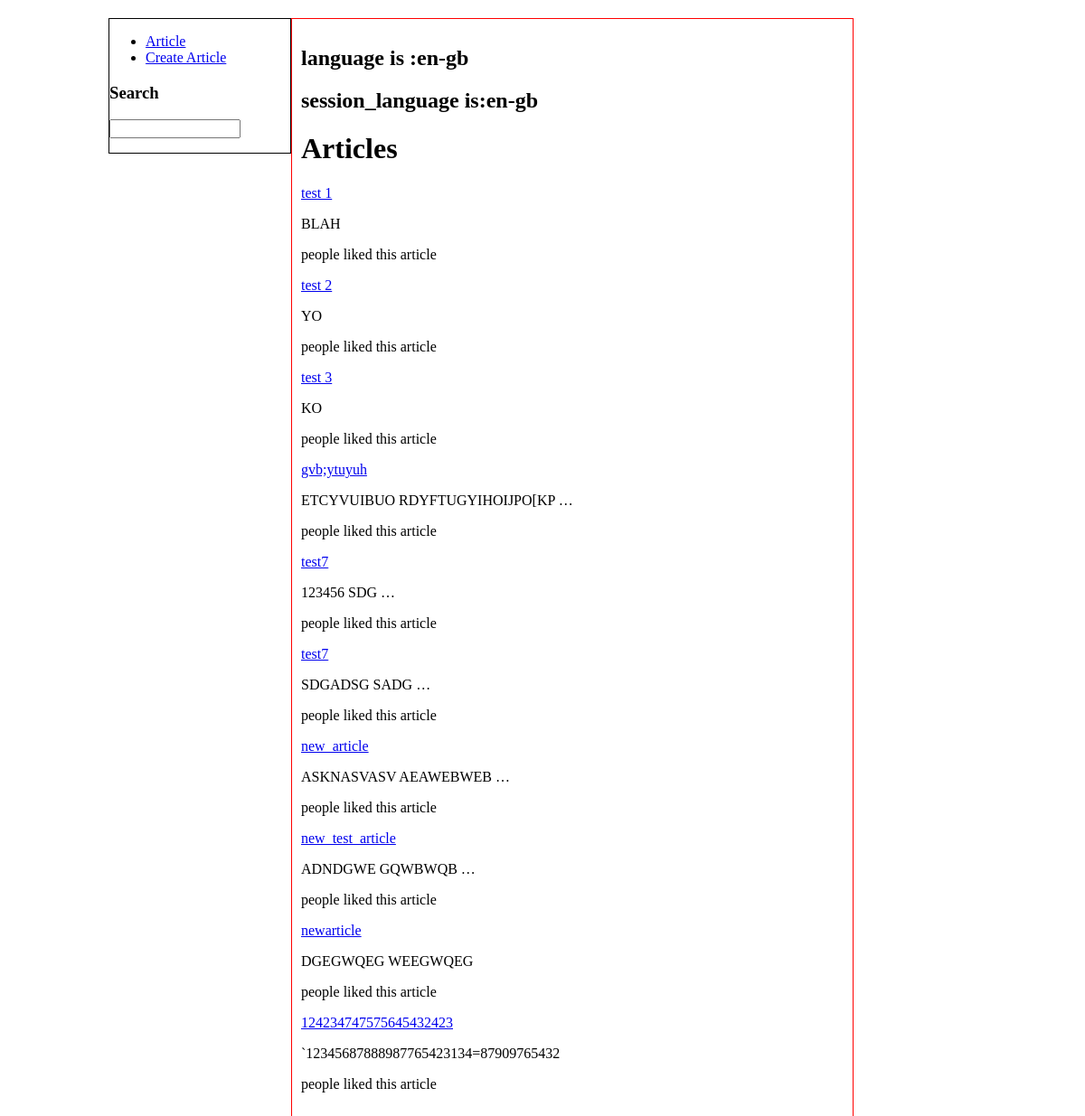
The page /articles/all/ on the database its author committed.
### articles/models.py (models this page shows, shortened)
class Article(models.Model):
    title = models.TextField(max_length=254)
    body = models.TextField()
    pub_date = models.DateTimeField('date published')
    likes = models.IntegerField(default=0)
    thumbnail = models.FileField(upload_to = get_upload_file_name)

### articles/views.py (the view)
# urls.py: url(r'^articles/',include('articles.urls')),
def articles(request):
    language = 'en-gb'
    session_language = 'en-gb'
    if 'lang' in request.COOKIES:
        language = request.COOKIES['lang']
    if 'lang' in request.session:
        session_language = request.session['lang']
    return render_to_response('articles.html',{'articles':Article.objects.all(),'language':language,'session_language':session_language})

### articles/templates/articles.html (shortened to what this page needs)
<html>
<body>
{% extends "base.html" %}
{% block sidebar %}
    <ul>
        <li><a href="/articles/all">Article</a></li>
        <li><a href="/articles/create">Create Article</a></li>
    </ul>
    <h3>Search</h3>
    <input type="text" id="search" name="search" size="15px" method="post">
{% endblock %}
{% block content %}
<h2>language is :{{language}}</h2>
<h2>session_language is:{{session_language}}</h2>
{% if articles.count > 0 %}
<h1>Articles</h1>
{% for article in articles %}
<div>
 <a href="/articles/get/{{article.id }}/">{{article.title}}</a>
<p>{{article.body|upper|truncatewords:"2" }}</p>
<p>{{aticle.likes}} people liked this article</p>
</div>
{% endfor %}
{% else %}
<p>None to show!</p>
{% endif %}
{% endblock %}

### templates/base.html (shortened to what this page needs)
{% load static %}
<!DOCTYPE html>
<html lang="en">
<head>
      <link rel="stylesheet" type="text/css" href="{% static "assets/css/default.css" %}">
</head>
<body>
<div id="page">
<div id="sidebar">
  {% block sidebar %}{% endblock %}
</div>
<div id="content">
   {% block content %}this is the content area{% endblock %}
</div>
</div>
</body>
</html>

### static/css/default.css (style rules this page uses)
#page { width:960px; text-align:left; margin: 10px auto 20px auto; background-color:#0c0c0c; }
#sidebar { float:left; width:200px; border:1px solid #000; }
#content { float:left; width:600px; border:1px solid #f00; padding:10px; }

### rows shown on the page
Article: title "test 1", body "BLAH"
Article: title "test 2", body "YO"
Article: title "test 3", body "KO"
Article: title "gvb;ytuyuh", body "ETCYVUIBUO RDYFTUGYIHOIJPO[KP …"
Article: title "test7", body "123456 SDG …"
Article: title "test7", body "SDGADSG SADG …"
Article: title "new_article", body "ASKNASVASV AEAWEBWEB …"
Article: title "new_test_article", body "ADNDGWE GQWBWQB …"
Article: title "newarticle", body "DGEGWQEG WEEGWQEG"
Article: title "124234747575645432423", body "`12345687888987765423134=87909765432"

### other values the page prints
{{ language }} "en-gb"
{{ session_language }} "en-gb"
